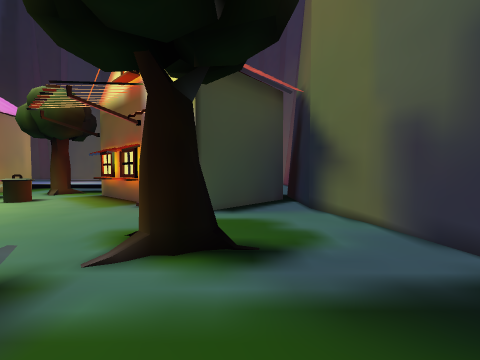
View 1 (above)

24 first-person views from a walk through a Unity game level. The camera is 1.3 m above the floor, tilts 2° down and sees 90° across. The floor is counted in squares, 2 m on a side. Each view is taken from the middle of a square. On the plan, view 1 faces up. The plan holds only what a view shows up to about 9 squares ahead; the rest is blank. The place goes on beyond the plan. The player is left out. Some animated figures are not drawn.

View 2
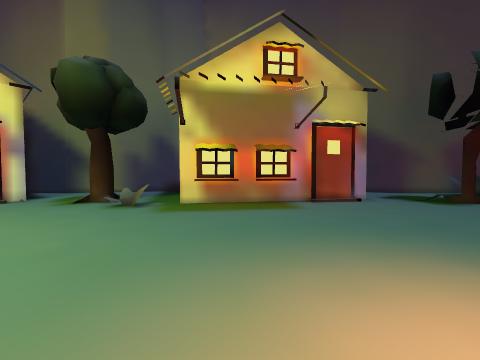

View 3
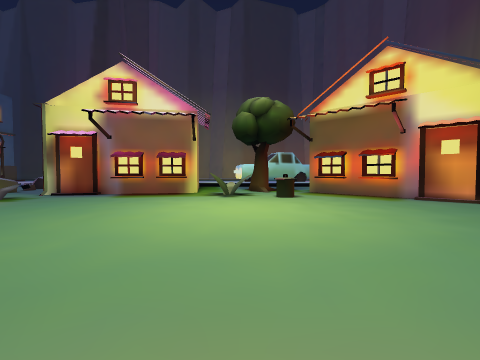

View 4
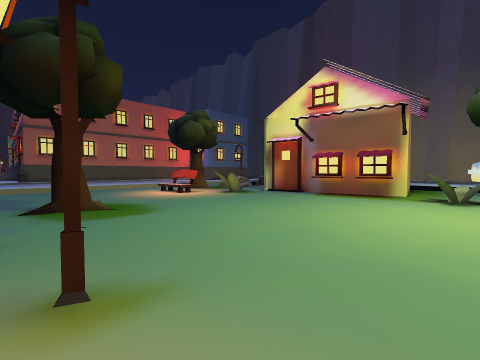

View 5
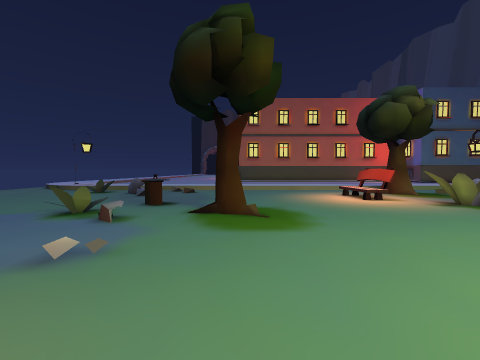

View 6
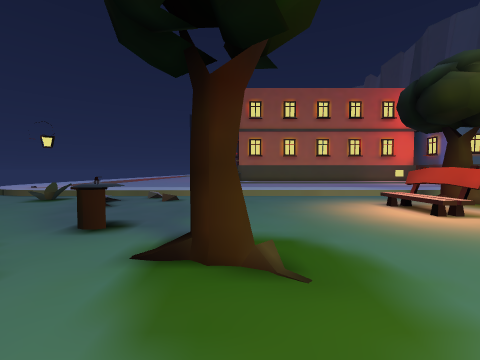

View 7
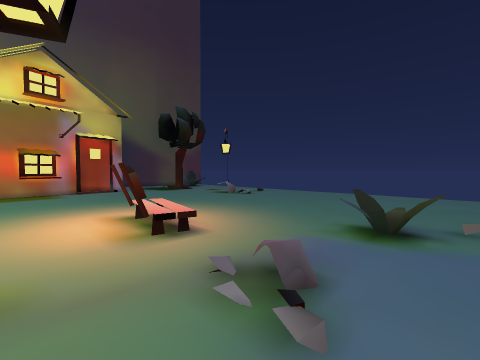

View 8
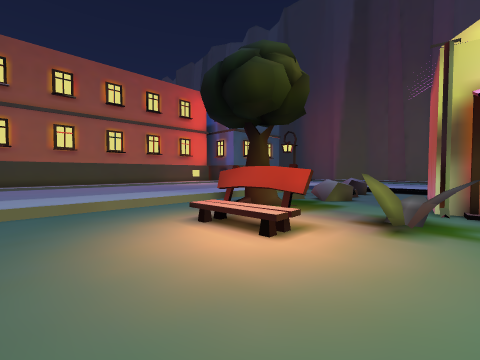

View 9
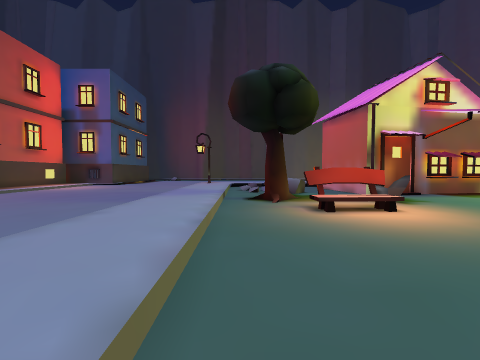

View 10
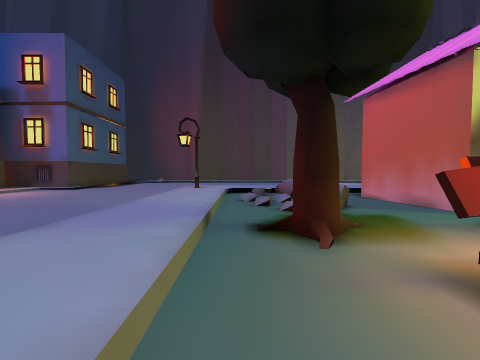

View 11
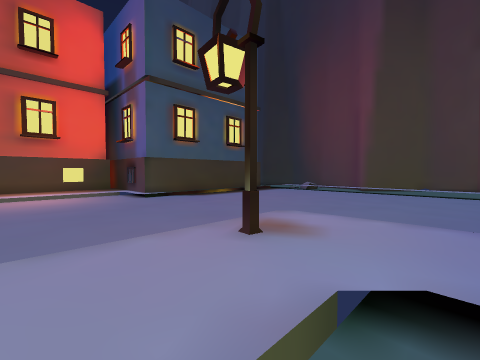

View 12
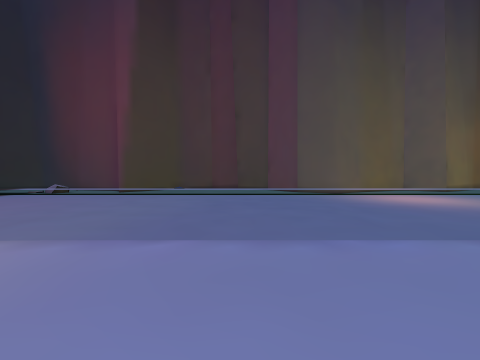

View 13
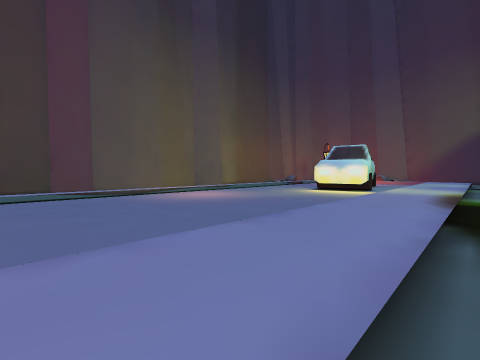

View 14
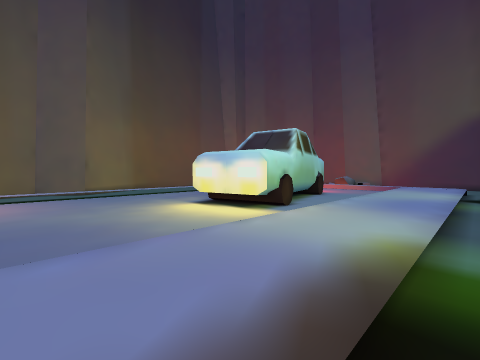

View 15
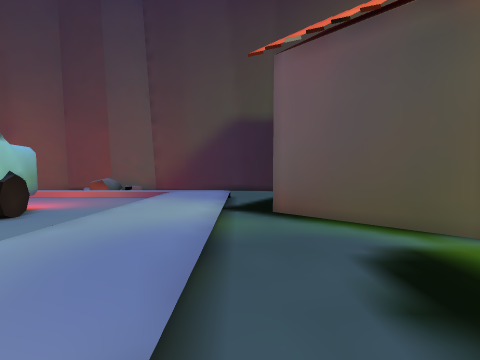

View 16
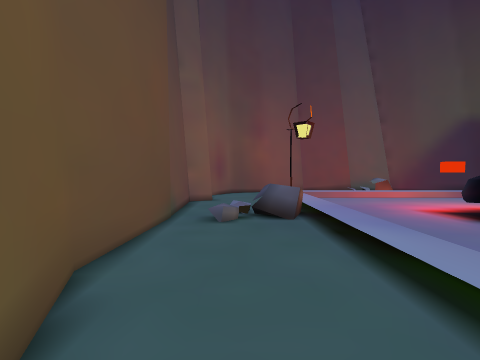

View 17
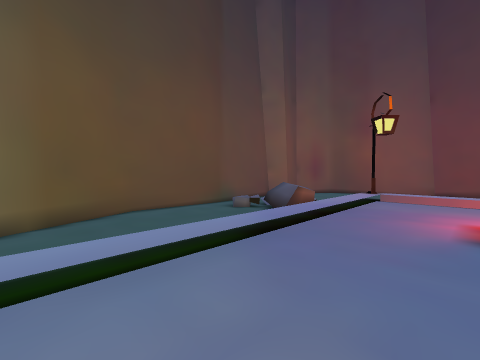

View 18
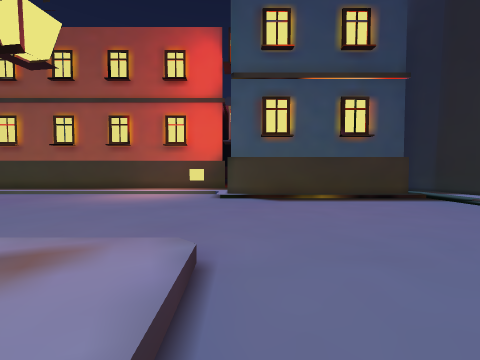

View 19
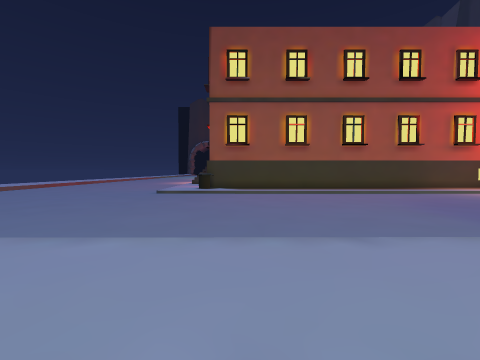

View 20
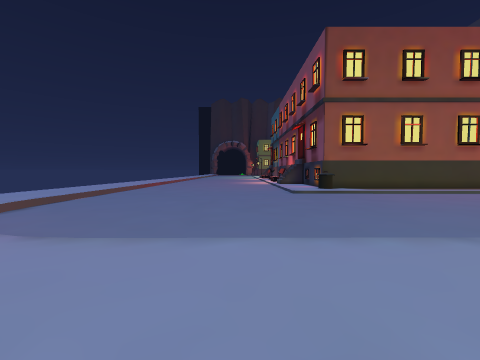

View 21
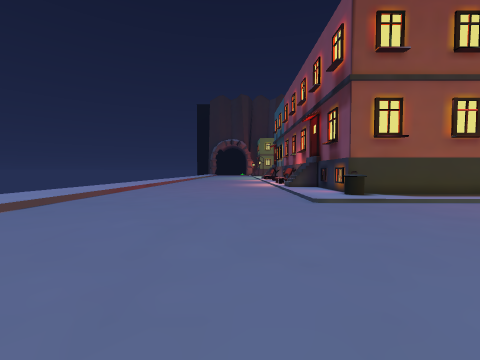

View 22
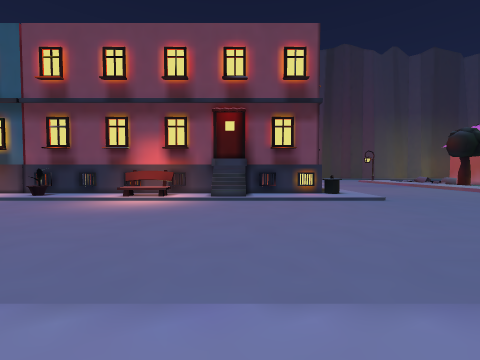

View 23
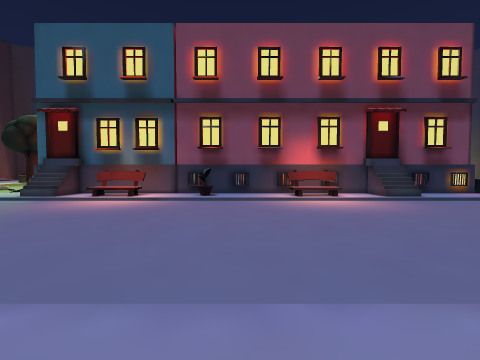

View 24
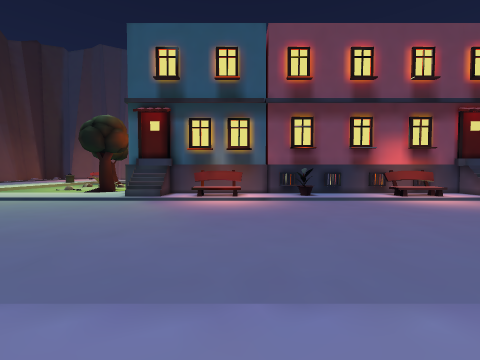

### Floor plan
Key: @ floor where view 1 was taken; # wall or solid block; . main floor; : floor 0.25 m higher than the main floor; / step, stairs or slope; = window, fence, low wall or low ledge; ^ raised ledge.
Columns run from 40 left of view 1 to 3 right of it. Each row starts with its distance up from view 1.
 18                  ############    ##########
 17                  #../.#.....######...//...#
 16                   ////////////////////=/#.#
 15                   #/..................../.#
 14                   #/..................../.#
 13                   #/..............#  ##./=##
 12                   #/..............####../ .#
 11                 ###/..................../  #
 10                 #:/..../:::::::::::::::::  #
  9                 #:/..../#////////////////..#
  8                 #:/..../:.=/#    #...#....##
  7                 #:/..../://=#    #.#.#   .
  6                 #:/..../:.//######=..#   #
  5                 #:/..../:.#.#.....=^..# ###
  4                 #:/..../:./.#=.........#..#
  3                 #:/..../:.//..............#
  2                 #:/..../:..............#..#
  1                 #:/..../:.............=...#
  0 //:##############^/..../:....#.........#@
 -1 :::////:#::////:::/..../:........#.....#
 -2 ......................./:/..^=....#....#
 -3  ....................../:.=..=.........#
 -4   ...................../:#.... .=.......#
 -5    ..................../:....  ...........#
 -6     ................../::...   .....//.#..#
 -7      //////  /////////: /..    .....//   ##
 -8       :  :    ::::::: :/..     ......    #

Where each view was taken, in squares from view 1:
view 1: 0 up, 0 right, facing up
view 2: 1 down, 6 left, facing right
view 3: 1 down, 6 left, facing up
view 4: 1 down, 6 left, facing up-left
view 5: 0 up, 7 left, facing left
view 6: 0 up, 9 left, facing left
view 7: 1 down, 9 left, facing down-right
view 8: 1 up, 11 left, facing up-left
view 9: 1 down, 15 left, facing up
view 10: 2 up, 15 left, facing up
view 11: 8 up, 15 left, facing up-left
view 12: 9 up, 14 left, facing up
view 13: 9 up, 14 left, facing up-right
view 14: 9 up, 9 left, facing up-right
view 15: 9 up, 6 left, facing right
view 16: 17 up, 6 left, facing right
view 17: 14 up, 6 left, facing up-right
view 18: 11 up, 15 left, facing left
view 19: 1 up, 15 left, facing left
view 20: 3 down, 15 left, facing left
view 21: 3 down, 17 left, facing left
view 22: 8 down, 26 left, facing up
view 23: 8 down, 31 left, facing up
view 24: 8 down, 34 left, facing up
